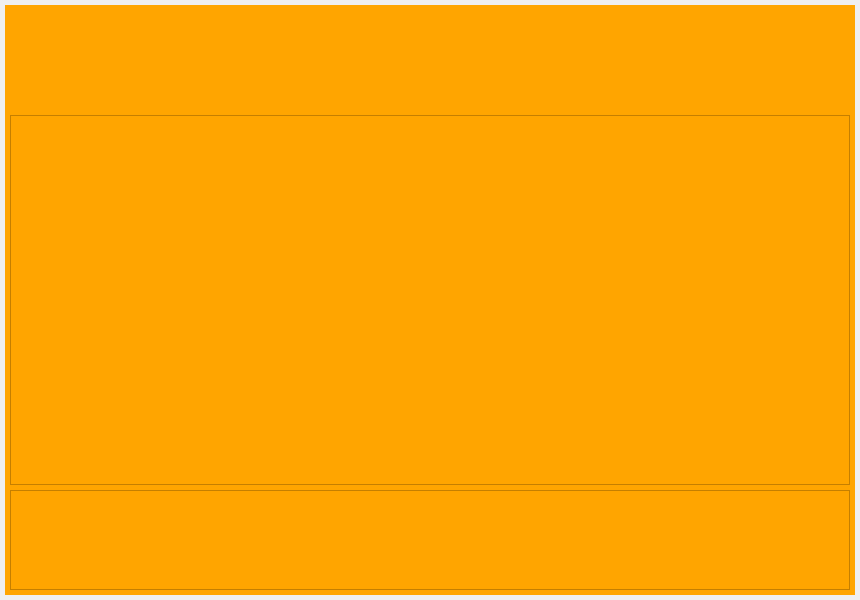
<?xml version="1.0" encoding="UTF-8"?>
<ui version="4.0">
 <class>MainPages</class>
 <widget class="QWidget" name="MainPages">
  <property name="geometry">
   <rect>
    <x>0</x>
    <y>0</y>
    <width>860</width>
    <height>600</height>
   </rect>
  </property>
  <property name="windowTitle">
   <string>Form</string>
  </property>
  <layout class="QVBoxLayout" name="main_pages_layout">
   <property name="spacing">
    <number>0</number>
   </property>
   <property name="leftMargin">
    <number>5</number>
   </property>
   <property name="topMargin">
    <number>5</number>
   </property>
   <property name="rightMargin">
    <number>5</number>
   </property>
   <property name="bottomMargin">
    <number>5</number>
   </property>
   <item>
    <widget class="QStackedWidget" name="pages">
     <property name="currentIndex">
      <number>1</number>
     </property>
     <widget class="QWidget" name="page_1">
      <property name="styleSheet">
       <string notr="true">font-size: 14pt;
background: lightgreen;</string>
      </property>
      <layout class="QVBoxLayout" name="page_1_layout">
       <property name="spacing">
        <number>5</number>
       </property>
       <property name="leftMargin">
        <number>5</number>
       </property>
       <property name="topMargin">
        <number>5</number>
       </property>
       <property name="rightMargin">
        <number>5</number>
       </property>
       <property name="bottomMargin">
        <number>5</number>
       </property>
      </layout>
     </widget>
     <widget class="QWidget" name="page_2">
      <property name="styleSheet">
       <string notr="true">background: orange;</string>
      </property>
      <layout class="QVBoxLayout" name="page_2_layout">
       <property name="spacing">
        <number>5</number>
       </property>
       <property name="leftMargin">
        <number>5</number>
       </property>
       <property name="topMargin">
        <number>5</number>
       </property>
       <property name="rightMargin">
        <number>5</number>
       </property>
       <property name="bottomMargin">
        <number>5</number>
       </property>
       <item>
        <widget class="QFrame" name="frame">
         <property name="maximumSize">
          <size>
           <width>16777215</width>
           <height>100</height>
          </size>
         </property>
         <property name="frameShape">
          <enum>QFrame::NoFrame</enum>
         </property>
         <property name="frameShadow">
          <enum>QFrame::Raised</enum>
         </property>
         <layout class="QHBoxLayout" name="file_browser_layout">
          <property name="spacing">
           <number>0</number>
          </property>
          <property name="leftMargin">
           <number>0</number>
          </property>
          <property name="topMargin">
           <number>0</number>
          </property>
          <property name="rightMargin">
           <number>0</number>
          </property>
          <property name="bottomMargin">
           <number>0</number>
          </property>
         </layout>
        </widget>
       </item>
       <item>
        <widget class="QFrame" name="frame_2">
         <property name="frameShape">
          <enum>QFrame::StyledPanel</enum>
         </property>
         <property name="frameShadow">
          <enum>QFrame::Raised</enum>
         </property>
         <layout class="QHBoxLayout" name="table_layout">
          <property name="spacing">
           <number>0</number>
          </property>
          <property name="leftMargin">
           <number>0</number>
          </property>
          <property name="topMargin">
           <number>0</number>
          </property>
          <property name="rightMargin">
           <number>0</number>
          </property>
          <property name="bottomMargin">
           <number>0</number>
          </property>
         </layout>
        </widget>
       </item>
       <item>
        <widget class="QFrame" name="frame_3">
         <property name="minimumSize">
          <size>
           <width>0</width>
           <height>100</height>
          </size>
         </property>
         <property name="maximumSize">
          <size>
           <width>16777215</width>
           <height>100</height>
          </size>
         </property>
         <property name="frameShape">
          <enum>QFrame::StyledPanel</enum>
         </property>
         <property name="frameShadow">
          <enum>QFrame::Raised</enum>
         </property>
         <layout class="QHBoxLayout" name="analysis_btn_layout">
          <property name="spacing">
           <number>0</number>
          </property>
          <property name="leftMargin">
           <number>0</number>
          </property>
          <property name="topMargin">
           <number>0</number>
          </property>
          <property name="rightMargin">
           <number>0</number>
          </property>
          <property name="bottomMargin">
           <number>0</number>
          </property>
         </layout>
        </widget>
       </item>
      </layout>
     </widget>
     <widget class="QWidget" name="page_3">
      <property name="styleSheet">
       <string notr="true">background: lightblue;

QFrame {
	font-size: 16pt;
}</string>
      </property>
      <layout class="QVBoxLayout" name="page_3_layout">
       <item>
        <widget class="QLabel" name="empty_page_label">
         <property name="font">
          <font>
           <pointsize>16</pointsize>
          </font>
         </property>
         <property name="text">
          <string>Empty Page</string>
         </property>
         <property name="alignment">
          <set>Qt::AlignCenter</set>
         </property>
        </widget>
       </item>
      </layout>
     </widget>
    </widget>
   </item>
  </layout>
 </widget>
 <resources/>
 <connections/>
</ui>
